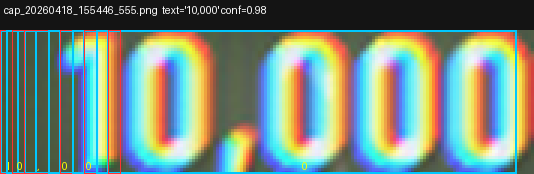
#> input picture tools/Mining_Signals/hud_tracker/anchors/ctc_alignment_viz/cap_20260418_155446_555_align.png, 534 x 174 px
$ python -i hud_color_finder.py   (imports and definitions only)
#> lines starting #> are read from the running program, lines starting #| are printed output that depends on the picture
"""Pixel-only HUD-panel finder for the SC mining HUD.

Stage 1 of the multi-anchor HUD tracker (see
``hud_tracker/detector_inventory.md`` section 1). This module locates
the SCAN RESULTS panel as a *structural object* — purely from RGB
pixel evidence, without depending on any of the row-level detectors
in ``ocr/`` (which would create circular logic: the row detectors
need a HUD bbox to be reliable, and a "HUD finder" that calls them
just papers over the same false-positive problem).

Why this exists
---------------
The SC mining HUD chrome — title text, label text, and the two
horizontal bracket lines — uses two distinctive saturated colors:

  * **Cyan/teal text** for "SCAN RESULTS", "MASS:", "RESISTANCE:",
    "INSTABILITY:" and the value digits. In PIL HSV (H scale 0-255)
    this peaks around H ≈ 120-170 (≈ 170°–240° on the standard
    0-360° wheel).
  * **Yellow-green** for the chrome accents and difficulty bar fill.
    In PIL HSV this peaks around H ≈ 30-55 (≈ 42°–77° on 0-360°).

Both are unusual against the typical mining backdrop (asteroids,
space, dust) which is desaturated grey-brown. So a per-pixel mask
``(hue ∈ {cyan_band ∪ green_band}) ∧ (sat ≥ S_min) ∧ (val ≥ V_min)``
isolates the HUD chrome very cleanly. After a small morphological
close to fuse text characters into a connected blob, the largest
plausible component is the panel.

Algorithm
---------
1. RGB → HSV (PIL's HSV conversion; uint8, H scale 0-255).
2. Build chrome-mask: pixel passes if its hue lies in either of the
   two calibrated bands AND saturation ≥ S_min AND value ≥ V_min.
3. Binary close (3×3 cross, 2 iterations) to fuse text characters and
   bridge tiny anti-aliasing gaps in the chrome lines.
4. Connected components via ``scipy.ndimage.label``.
5. Per component, compute area, bbox, extent (= component_area /
   bbox_area). Reject components that are too small, that have an
   implausible aspect ratio for a SCAN RESULTS panel, or whose extent
   is so low the component is just noise.
6. Score the survivors and pick the best.

Calibration source
------------------
Hue/sat/value bands are read from
``hud_tracker/hud_color_calibration.json`` (alongside this module),
which is produced by ``calibrate_hud_colors.py`` from labeled GT
captures. If the calibration file is missing, the module falls back
to conservative defaults that should work but won't be tuned.

Public API
----------
``find_hud_panel(image) -> dict | None``

Returns the discovered panel bbox and confidence, or None when no
plausible panel was found.

Constraints
-----------
* No OpenCV dependency (not guaranteed installed). Uses
  ``scipy.ndimage`` for morphology + connected components.
* Read-only on ``ocr/`` — this finder runs upstream of the OCR
  pipeline.
"""

from __future__ import annotations

import json
import logging
from pathlib import Path
from typing import Optional, Union

import numpy as np
from PIL import Image
from scipy import ndimage

log = logging.getLogger(__name__)

ImageLike = Union[Image.Image, np.ndarray]

__all__ = ["find_hud_panel", "load_calibration", "DEFAULT_CALIBRATION"]


# ─────────────────────────────────────────────────────────────────────
# Defaults — used when no calibration JSON is present.
#
# These were eyeballed from the 2 calibration captures and the bright
# pixel histograms in user_20260418_154408 / user_20260418_081525.
# Hue values are in PIL's 0-255 scale (H * 360/255 = degrees).
# ─────────────────────────────────────────────────────────────────────

DEFAULT_CALIBRATION: dict = {
    "version": 1,
    "source": "fallback-defaults",
    "n_captures": 0,
    # Cyan/teal band — text labels and SCAN RESULTS title.
    "cyan_band": {"h_min": 110, "h_max": 175},
    # Yellow-green band — chrome accents, difficulty bar fill.
    "green_band": {"h_min": 25, "h_max": 60},
    "sat_min": 130,
    "val_min": 100,
    # Geometry — the SCAN RESULTS panel on a region1 crop.
    "min_area_px": 1500,
    "min_bbox_aspect": 0.4,        # w/h
    "max_bbox_aspect": 1.5,        # w/h
    "min_extent": 0.05,            # component_pixels / bbox_area
    # Morphology — see _morph_close_panel for what these do.
    "morph_seed_iterations": 2,    # initial 3x3 close to fuse glyphs
    "morph_vert_close_px": 30,     # vertical span to bridge between rows
    "morph_horiz_close_px": 8,     # horizontal span to bridge within rows
    "bbox_aspect_peak": 1.0,       # canonical SCAN RESULTS panel aspect
}


# ─────────────────────────────────────────────────────────────────────
# Calibration I/O
# ─────────────────────────────────────────────────────────────────────


def _calibration_path() -> Path:
    """Where the calibration JSON lives (alongside this module's
    package, one directory up from ``anchors/``)."""
    return Path(__file__).resolve().parent.parent / "hud_color_calibration.json"


def load_calibration(path: Optional[Path] = None) -> dict:
    """Load calibration JSON or fall back to baked-in defaults.

    Never raises — bad/missing files just return the defaults with a
    log warning, so the finder can always run.
    """
    target = path if path is not None else _calibration_path()
    if not target.is_file():
        log.info(
            "hud_color_finder: no calibration at %s, using defaults",
            target,
        )
        return dict(DEFAULT_CALIBRATION)
    try:
        data = json.loads(Path(target).read_text())
    except Exception as exc:
        log.warning(
            "hud_color_finder: failed to read %s (%s); using defaults",
            target, exc,
        )
        return dict(DEFAULT_CALIBRATION)
    # Merge over defaults so missing keys are safely defaulted.
    merged = dict(DEFAULT_CALIBRATION)
    merged.update({k: v for k, v in data.items() if v is not None})
    return merged


# ─────────────────────────────────────────────────────────────────────
# Internal helpers
# ─────────────────────────────────────────────────────────────────────


def _to_rgb_array(image: ImageLike) -> Optional[np.ndarray]:
    """Coerce input to a (H, W, 3) uint8 RGB array.

    Returns None on bad input; callers should check.
    """
    if image is None:
        return None
    if isinstance(image, Image.Image):
        if image.mode != "RGB":
            image = image.convert("RGB")
        arr = np.asarray(image)
    elif isinstance(image, np.ndarray):
        arr = image
        if arr.ndim == 2:
            arr = np.stack([arr, arr, arr], axis=-1)
        if arr.ndim != 3 or arr.shape[2] < 3:
            return None
        if arr.shape[2] > 3:
            arr = arr[:, :, :3]
    else:
        return None
    if arr.dtype != np.uint8:
        arr = np.clip(arr, 0, 255).astype(np.uint8)
    if arr.size == 0 or arr.shape[0] < 8 or arr.shape[1] < 8:
        return None
    return arr


def _rgb_to_hsv(arr: np.ndarray) -> np.ndarray:
    """RGB → HSV via PIL (uint8 H/S/V with H on the 0-255 scale).

    PIL is fast enough at this size and avoids the colorsys per-pixel
    Python loop. The returned array shape is (H, W, 3).
    """
    pil = Image.fromarray(arr, mode="RGB").convert("HSV")
    return np.asarray(pil)


def _build_chrome_mask(hsv: np.ndarray, calib: dict) -> np.ndarray:
    """Boolean (H, W) mask of plausible HUD chrome pixels.

    True where:
      hue ∈ [cyan_band] ∪ [green_band]
      AND  sat ≥ sat_min
      AND  val ≥ val_min
    """
    H = hsv[:, :, 0]
    S = hsv[:, :, 1]
    V = hsv[:, :, 2]

    cy = calib["cyan_band"]
    gn = calib["green_band"]
    s_min = int(calib["sat_min"])
    v_min = int(calib["val_min"])

    cyan = (H >= int(cy["h_min"])) & (H <= int(cy["h_max"]))
    green = (H >= int(gn["h_min"])) & (H <= int(gn["h_max"]))
    bright = (S >= s_min) & (V >= v_min)
    return (cyan | green) & bright


# [122 lines left out: functions _morph_close_panel, _label_components, _component_stats, _score_component, not called in this run]


# ─────────────────────────────────────────────────────────────────────
# Public API
# ─────────────────────────────────────────────────────────────────────


def find_hud_panel(
    image: ImageLike,
    *,
    calibration: Optional[dict] = None,
    return_details: bool = True,
) -> Optional[dict]:
    """Locate the SCAN RESULTS panel from RGB pixels.

    Parameters
    ----------
    image
        PIL ``Image.Image`` or numpy array (RGB, BGR-ignored, or gray
        will be replicated to 3 channels).
    calibration
        Optional calibration dict (same shape as
        ``hud_color_calibration.json``). If None, loads the JSON next
        to this module, falling back to baked-in defaults.
    return_details
        If True (default), include diagnostic fields in the result.

    Returns
    -------
    dict | None
        ``None`` if no plausible panel was found. Otherwise::

            {
              "bbox": (x, y, w, h),
              "confidence": float,
              "n_chrome_pixels": int,
              "n_candidates_considered": int,
              "details": {                  # only when return_details
                "color_mask_summary": {...},
                "rejected": [{...}, ...],
                "calibration": {...},
              }
            }
    """
    arr = _to_rgb_array(image)
    if arr is None:
        return None

    calib = calibration if calibration is not None else load_calibration()

    try:
        hsv = _rgb_to_hsv(arr)
        raw_mask = _build_chrome_mask(hsv, calib)
        n_chrome_raw = int(raw_mask.sum())
        if n_chrome_raw == 0:
            return None

        mask = _morph_close_panel(
            raw_mask,
            seed_iterations=int(calib.get("morph_seed_iterations", 2)),
            vert_close_px=int(calib.get("morph_vert_close_px", 40)),
            horiz_close_px=int(calib.get("morph_horiz_close_px", 8)),
        )
        labels, n_components = _label_components(mask)
        if n_components == 0:
            return None

        stats = _component_stats(labels, n_components)
        if not stats:
            return None

        min_area = int(calib.get("min_area_px", 1500))
        min_aspect = float(calib.get("min_bbox_aspect", 0.4))
        max_aspect = float(calib.get("max_bbox_aspect", 1.5))
        min_extent = float(calib.get("min_extent", 0.05))

        survivors: list[dict] = []
        rejected: list[dict] = []
        for c in stats:
            aspect = c["w"] / float(c["h"])
            reason = None
            if c["area"] < min_area:
                reason = f"area {c['area']} < {min_area}"
            elif aspect < min_aspect or aspect > max_aspect:
                reason = f"aspect {aspect:.2f} outside [{min_aspect}, {max_aspect}]"
            elif c["extent"] < min_extent:
                reason = f"extent {c['extent']:.3f} < {min_extent}"
            if reason is None:
                survivors.append(c)
            else:
                rejected.append({**c, "reason": reason})

        if not survivors:
            if return_details:
                return None
            return None

        # Score and pick the best.
        for s in survivors:
            s["score"] = _score_component(s, calib)
        survivors.sort(key=lambda c: c["score"], reverse=True)
        best = survivors[0]

        bbox = (int(best["x"]), int(best["y"]), int(best["w"]), int(best["h"]))
        confidence = float(np.clip(best["score"], 0.0, 1.0))

        result: dict = {
            "bbox": bbox,
            "confidence": confidence,
            "n_chrome_pixels": int(best["area"]),
            "n_candidates_considered": int(n_components),
        }
        if return_details:
            result["details"] = {
                "color_mask_summary": {
                    "n_chrome_pixels_raw": n_chrome_raw,
                    "n_chrome_pixels_after_close": int(mask.sum()),
                    "image_h": int(arr.shape[0]),
                    "image_w": int(arr.shape[1]),
                },
                "rejected": rejected[:8],          # cap noise
                "n_survivors": len(survivors),
                "best_extent": float(best["extent"]),
                "best_aspect": float(best["w"] / float(best["h"])),
                "calibration": {
                    "source": calib.get("source", "?"),
                    "n_captures": calib.get("n_captures"),
                    "cyan_band": calib.get("cyan_band"),
                    "green_band": calib.get("green_band"),
                    "sat_min": calib.get("sat_min"),
                    "val_min": calib.get("val_min"),
                },
            }
        return result

    except Exception as exc:
        log.warning("find_hud_panel: %r", exc)
        return None

>>> import cv2
>>> picture = cv2.imread('ctc_alignment_viz/cap_20260418_155446_555_align.png', cv2.IMREAD_GRAYSCALE)
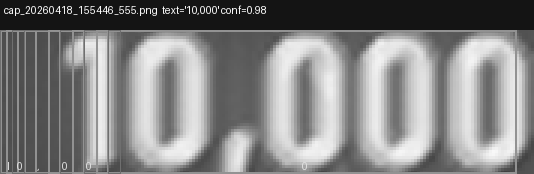
#> picture: shape (174, 534); min 20, max 252, mean 131.3
>>> result = find_hud_panel(picture)
#> (reads tools/Mining_Signals/hud_tracker/hud_color_calibration.json from the repository)
#> in _rgb_to_hsv, `pil = Image.fromarray(arr, mode="RGB").convert("HSV")`: pil: PIL image 534x174 HSV; mean H, S, V 0, 0, 131.3
#> in _build_chrome_mask, `H = hsv[:, :, 0]`: H: shape (174, 534); every value is 0
#> in find_hud_panel, `n_chrome_raw = int(raw_mask.sum())`: n_chrome_raw = 0
